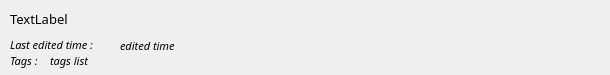
<?xml version="1.0" encoding="UTF-8"?>
<ui version="4.0">
 <class>SingleNoteView</class>
 <widget class="QWidget" name="SingleNoteView">
  <property name="geometry">
   <rect>
    <x>0</x>
    <y>0</y>
    <width>610</width>
    <height>75</height>
   </rect>
  </property>
  <property name="minimumSize">
   <size>
    <width>610</width>
    <height>75</height>
   </size>
  </property>
  <property name="maximumSize">
   <size>
    <width>610</width>
    <height>75</height>
   </size>
  </property>
  <property name="font">
   <font>
    <family>Century Gothic</family>
    <pointsize>10</pointsize>
   </font>
  </property>
  <property name="windowTitle">
   <string>Form</string>
  </property>
  <widget class="QLabel" name="text">
   <property name="geometry">
    <rect>
     <x>10</x>
     <y>10</y>
     <width>591</width>
     <height>21</height>
    </rect>
   </property>
   <property name="text">
    <string>TextLabel</string>
   </property>
   <property name="alignment">
    <set>Qt::AlignLeading|Qt::AlignLeft|Qt::AlignTop</set>
   </property>
  </widget>
  <widget class="QLabel" name="labelEditedTime">
   <property name="geometry">
    <rect>
     <x>10</x>
     <y>37</y>
     <width>121</width>
     <height>16</height>
    </rect>
   </property>
   <property name="font">
    <font>
     <pointsize>8</pointsize>
     <italic>true</italic>
    </font>
   </property>
   <property name="text">
    <string>Last edited time : </string>
   </property>
  </widget>
  <widget class="QLabel" name="editedTime">
   <property name="geometry">
    <rect>
     <x>120</x>
     <y>36</y>
     <width>471</width>
     <height>20</height>
    </rect>
   </property>
   <property name="font">
    <font>
     <pointsize>8</pointsize>
     <italic>true</italic>
    </font>
   </property>
   <property name="text">
    <string>edited time</string>
   </property>
  </widget>
  <widget class="QLabel" name="tags">
   <property name="geometry">
    <rect>
     <x>50</x>
     <y>51</y>
     <width>541</width>
     <height>20</height>
    </rect>
   </property>
   <property name="font">
    <font>
     <pointsize>8</pointsize>
     <italic>true</italic>
    </font>
   </property>
   <property name="text">
    <string>tags list</string>
   </property>
  </widget>
  <widget class="QLabel" name="labelTags">
   <property name="geometry">
    <rect>
     <x>10</x>
     <y>51</y>
     <width>41</width>
     <height>20</height>
    </rect>
   </property>
   <property name="font">
    <font>
     <pointsize>8</pointsize>
     <italic>true</italic>
    </font>
   </property>
   <property name="text">
    <string>Tags :</string>
   </property>
  </widget>
 </widget>
 <resources/>
 <connections/>
</ui>
